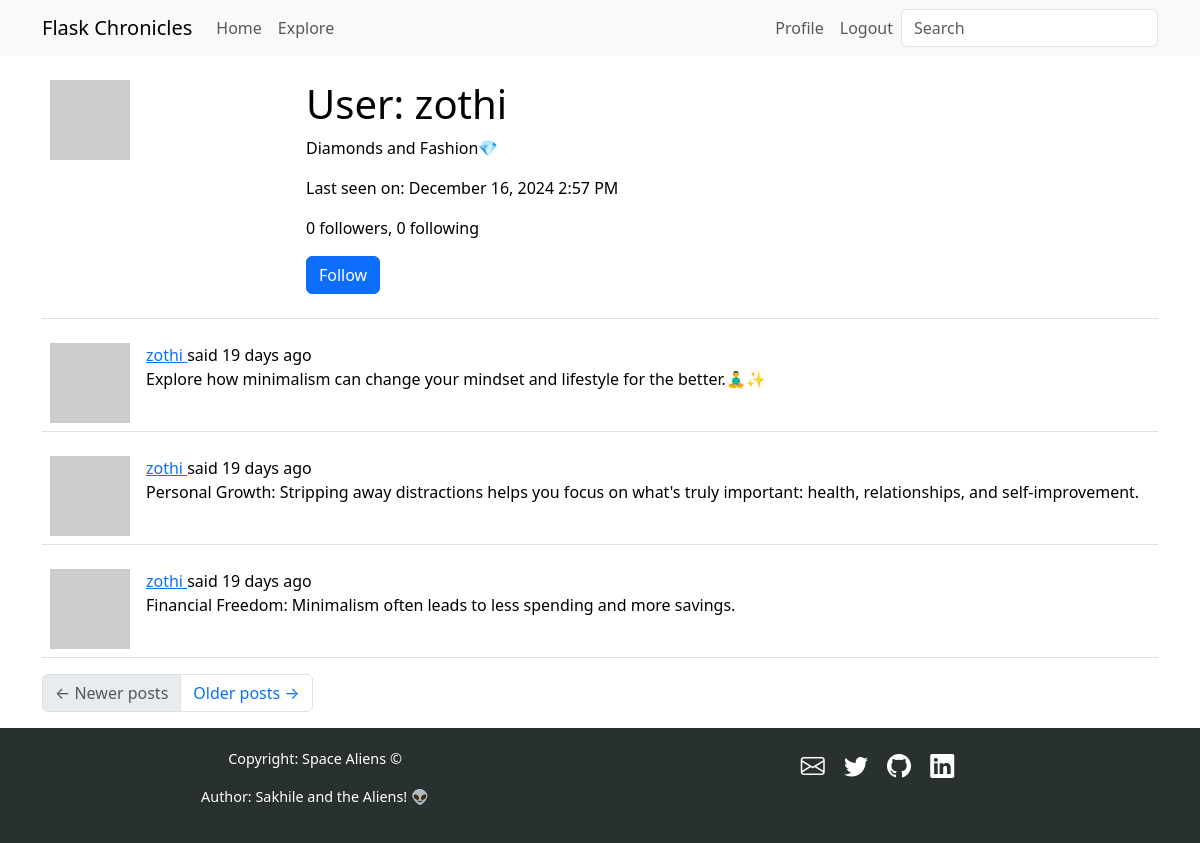
The app's page /user/zothi (signed in) with its own data.
### app/models.py (models this page shows, shortened)
class User(UserMixin, db.Model):
    id: so.Mapped[int] = so.mapped_column(primary_key=True)
    username: so.Mapped[str] = so.mapped_column(sa.String(64), unique=True)
    email: so.Mapped[str] = so.mapped_column(sa.String(120), index=True, unique=True)
    password_hash: so.Mapped[Optional[str]] = so.mapped_column(sa.String(256))
    posts: so.WriteOnlyMapped["Post"] = so.relationship(back_populates="author")
    about_me: so.Mapped[Optional[str]] = so.mapped_column(sa.String(140))
    last_seen: so.Mapped[Optional[datetime]] = so.mapped_column(
        default=lambda: datetime.now(timezone.utc)
    )
    following: so.WriteOnlyMapped["User"] = so.relationship(
        secondary=followers,
        primaryjoin=(followers.c.follower_id == id),
        secondaryjoin=(followers.c.followed_id == id),
        back_populates="followers",
    )
    followers: so.WriteOnlyMapped["User"] = so.relationship(
        secondary=followers,
        primaryjoin=(followers.c.followed_id == id),
        secondaryjoin=(followers.c.follower_id == id),
        back_populates="following",
    )
    def avatar(self, size):
        digest = md5(self.email.lower().encode("utf-8")).hexdigest()
        return f"https://www.gravatar.com/avatar/{digest}?d=identicon&s={size}'"
    def is_following(self, user):
        query = self.following.select().where(User.id == user.id)
        return db.session.scalar(query) is not None
    def followers_count(self):
        query = sa.select(sa.func.count()).select_from(
            self.followers.select().subquery()
        )
        return db.session.scalar(query)
    def following_count(self):
        query = sa.select(sa.func.count()).select_from(
            self.following.select().subquery()
        )
        return db.session.scalar(query)

class SearchableMixin:
    @classmethod
    def before_commit(cls, session):
        session._changes = {
            "add": list(session.new),
            "update": list(session.dirty),
            "delete": list(session.deleted),
        }
    @classmethod
    def after_commit(cls, session):
        for obj in session._changes["add"]:
            if isinstance(obj, SearchableMixin):
                add_to_index(obj.__tablename__, obj)
        for obj in session._changes["update"]:
            if isinstance(obj, SearchableMixin):
                add_to_index(obj.__tablename__, obj)
        for obj in session._changes["delete"]:
            if isinstance(obj, SearchableMixin):
                remove_from_index(obj.__tablename__, obj)
        session._changes = None

class Post(SearchableMixin, db.Model):
    __searchable__ = ["body"]
    id: so.Mapped[int] = so.mapped_column(primary_key=True)
    body: so.Mapped[str] = so.mapped_column(sa.String(140))
    timestamp: so.Mapped[datetime] = so.mapped_column(
        index=True, default=lambda: datetime.now(timezone.utc)
    )
    user_id: so.Mapped[int] = so.mapped_column(sa.ForeignKey(User.id), index=True)
    author: so.Mapped[User] = so.relationship(back_populates="posts")
    language: so.Mapped[Optional[str]] = so.mapped_column(sa.String(5))

### app/main/routes.py (the view)
@bp.route("/user/<username>")
@login_required
def user(username):
    user = db.first_or_404(sa.select(User).where(User.username == username))
    page = request.args.get("page", 1, type=int)
    query = user.posts.select().order_by(Post.timestamp.desc())
    posts = db.paginate(
        query, page=page, per_page=current_app.config["POSTS_PER_PAGE"], error_out=False
    )
    next_url = (
        url_for("main.user", username=user.username, page=posts.next_num)
        if posts.has_next
        else None
    )
    prev_url = (
        url_for("main.user", username=user.username, page=posts.prev_num)
        if posts.has_prev
        else None
    )
    form = EmptyForm()
    return render_template(
        "user.html",
        user=user,
        posts=posts.items,
        next_url=next_url,
        prev_url=prev_url,
        form=form,
    )

### app/main/forms.py
class SearchForm(FlaskForm):
    q = StringField(_l("Search"), validators=[DataRequired()])
    def __init__(self, *args, **kwargs):
        if "formdata" not in kwargs:
            kwargs["formdata"] = request.args
        if "meta" not in kwargs:
            kwargs["meta"] = {"csrf": False}
        super(SearchForm, self).__init__(*args, **kwargs)

class EmptyForm(FlaskForm):
    submit = SubmitField("Submit")

### app/__init__.py (called while the page is built)
def get_locale():
    return request.accept_languages.best_match(current_app.config["LANGUAGES"])

### app/main/routes.py (called while the page is built)
@bp.before_request
def before_request():
    if current_user.is_authenticated:
        current_user.last_seen = datetime.now(timezone.utc)
        db.session.commit()
        g.search_form = SearchForm()
    g.locale = str(get_locale())

### app/models.py (called while the page is built)
@login.user_loader
def load_user(id):
    return db.session.get(User, int(id))

### app/templates/user.html (shortened to what this page needs)
{% extends "base.html" %}
{% block content %}
    <table class="table table-hover">
        <tr>
            <td width="256px"><img src="{{ user.avatar(256) }}"></td>
            <td>
                <h1>{{ _('User') }}: {{ user.username }}</h1>
                {% if user.about_me %}<p>{{ user.about_me }}</p>{% endif %}
                {% if user.last_seen %}
                <p>{{ _('Last seen on') }}: {{ moment(user.last_seen).format('LLL') }}</p>
                {% endif %}
                <p>{{ _('%(count)d followers', count=user.followers_count()) }}, {{ _('%(count)d following',
                    count=user.following_count()) }}</p>
                {% if user == current_user %}
                <p><a href="{{ url_for('main.edit_profile') }}">{{ _('Edit your profile') }}</a></p>
                {% elif not current_user.is_following(user) %}
                <p>
                <form action="{{ url_for('main.follow', username=user.username) }}" method="post">
                    {{ form.submit(value=_('Follow'), class_='btn btn-primary') }}
                </form>
                </p>
                {% endif %}
            </td>
        </tr>
    </table>
    {% for post in posts %}
    {% include '_post.html' %}
    {% endfor %}
    <nav aria-label="Post navigation">
        <ul class="pagination">
            <li class="page-item{% if not prev_url %} disabled{% endif %}">
                <a class="page-link" href="{{ prev_url }}">
                    <span aria-hidden="true">&larr;</span> {{ _('Newer posts') }}
                </a>
            </li>
            <li class="page-item{% if not next_url %} disabled{% endif %}">
                <a class="page-link" href="{{ next_url }}">
                    {{ _('Older posts') }} <span aria-hidden="true">&rarr;</span>
                </a>
            </li>
        </ul>
    </nav>
{% endblock %}

### app/templates/_post.html (shortened to what this page needs)
<table class="table table-hover">
    <tr>
        <td width="70px">
            <a href="{{ url_for('main.user', username=post.author.username) }}">
                <img src="{{ post.author.avatar(70) }}" />
            </a>
        </td>
        <td>
            {{ _('%(username)s said %(when)s',
            username=user_link, when=moment(post.timestamp).fromNow()) }}
            <br>
            <span id="post{{ post.id }}">{{ post.body }}</span>
        </td>
    </tr>
</table>

### records on screen
User: username "zothi", about_me "Diamonds and Fashion💎", last_seen "December 16, 2024 2:57 PM"
Post: body "Explore how minimalism can change your mindset and lifestyle for the better.🧘‍♂️✨"
Post: body "Personal Growth: Stripping away distractions helps you focus on what's truly important: health, relationships, and self-improvement."
Post: body "Financial Freedom: Minimalism often leads to less spending and more savings."
